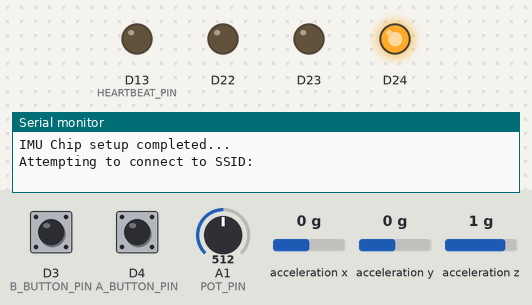
Recording of a sketch running on a simulated Arduino Nano RP2040 Connect. Shown: output pins drawn as LEDs (lit = HIGH), the last lines printed to the serial monitor. Dashed ring = blinking. The inputs (shaded band) are chosen by the test bench; at power-on: D3 (B_BUTTON_PIN) LOW, D4 (A_BUTTON_PIN) LOW, A1 (POT_PIN) = 512, acceleration x 0 g, acceleration y 0 g, acceleration z 1 g. WiFi joins after 1.5 s; servers stay silent unless stated; not simulated (calls return 0 or success): secrets.h.

Above: at 0.1 s.
At 4.7 s:
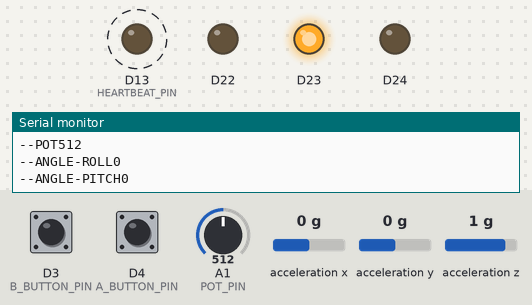
4.8 s: D3 (B_BUTTON_PIN) pulled HIGH for 0.15 s
7.8 s: D4 (A_BUTTON_PIN) pulled HIGH for 0.15 s
Timing chart, 0 to 16.8 s (numbered marks = the images above; inputs shaded):
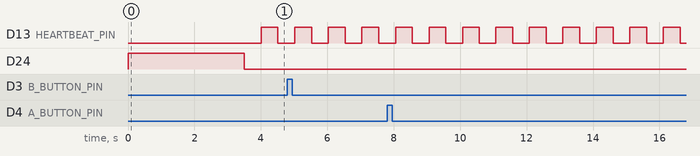

Measured:
- by itself, D13 (HEARTBEAT_PIN): alternates HIGH for 0.50 s and LOW for 0.50 s

The sketch:

UDPClientSend.ino
```cpp
#include <SPI.h>
#include <WiFiNINA.h>
#include <WiFiUdp.h>
#include <Arduino_LSM6DSOX.h>
#include "secrets.h"

#define A_BUTTON_PIN 4
#define B_BUTTON_PIN 3
#define POT_PIN A1
#define HEARTBEAT_PIN   LED_BUILTIN

#define POT_ENABLED true
#define BUTTONS_ENABLED true
#define WIFI_ENABLED true
#define IMU_ENABLED true

const long unsigned heartBeatOnTime  = 500 ;// time(milliseconds) of heart beat time
long unsigned lastHeartBeatTime;   // time in milliseconds of last heart beat status change
bool heartBeatStatus = HIGH;        // current status of heart beat, start high

int status = WL_IDLE_STATUS;
const char ssid[] = SECRET_SSID;
const char pass[] = SECRET_PASS;
const IPAddress serverAddress(192, 168, 1, 200);

const unsigned int localPort = 2390;
char  clientMsg[25] = "";
WiFiUDP Udp;

int buttonAState = 0;
int buttonBState = 0;
int potValue = 0;
int lastPotValue = 0;
const int sensitivityPOT = 35;

int convertRoll, convertPitch;
float lastAy = 0;
float lastAz = 0;
const float sensitivityAcc = .15;

float Ax, Ay, Az;
bool angleChanged = false;

void setup() {

  Serial.begin(9600);

  GPIOSetUp();
  printRed();

  if (IMU_ENABLED) {
    IMUSetup();
  }

  if (WIFI_ENABLED) {
    wifiSetUp();
    printBlue();
    wifiConnect();
  }

  Udp.begin( localPort);

  printGreen();
  Serial.println("\Set up completed...");
}

void loop () {

  heart_beat();

  if (POT_ENABLED) {
    processPOT();
  }

  if (BUTTONS_ENABLED) {
    processButtons();
  }

  if (IMU_ENABLED) {
    processIMU();
  }
}

void processIMU() {
  if (IMU.accelerationAvailable()) {
    delay(30); // addd or overloads chip which would freeze aplication
    IMU.readAcceleration(Ax, Ay, Az);
    angleChanged = false;

    if (Ay > (lastAy + sensitivityAcc) || Ay < (lastAy - sensitivityAcc)) {
      angleChanged = true;
    }
    else if (Az > (lastAz + sensitivityAcc) || Az < (lastAz - sensitivityAcc)) {
      angleChanged = true;
    }

    if (angleChanged) {
      lastAy = Ay;
      lastAz = Az;

      convertRoll = calculateRoll(Ay, Az);
      sprintf(clientMsg, "--ANGLE-ROLL%d", convertRoll );
      sendMsg(clientMsg) ;

      convertPitch = calculatePitch(Ax, Ay, Az);
      sprintf(clientMsg, "--ANGLE-PITCH%d", convertPitch );
      sendMsg(clientMsg) ;
    }
  }
}

void processPOT() {
  potValue = analogRead(POT_PIN);

  if (potValue > (lastPotValue + sensitivityPOT) || potValue <  (lastPotValue - sensitivityPOT)) {
    sprintf(clientMsg, "--POT%d", potValue);
    sendMsg(clientMsg) ;
    lastPotValue = potValue;
  }
}

void processButtons() {

  int lastbuttonAState = buttonAState;
  int lastbuttonBState = buttonBState;

  buttonAState = digitalRead(A_BUTTON_PIN);
  buttonBState = digitalRead(B_BUTTON_PIN);

  if (buttonAState != lastbuttonAState)
  {
    if (buttonAState == HIGH) {
      strcpy(clientMsg, "--BUTTONA_ON");
    }
    else {
      strcpy(clientMsg, "--BUTTONA_OFF");
    }
    sendMsg(clientMsg) ;
  }

  if (buttonBState != lastbuttonBState)
  {
    if (buttonBState == HIGH) {
      strcpy(clientMsg, "--BUTTONB_ON");
    }
    else {
      strcpy(clientMsg, "--BUTTONB_OFF");
    }
    sendMsg(clientMsg) ;
  }
}

int calculateRoll(float y, float z) {
  return (atan2(y, z) * 180 / PI) * 10;
}

int calculatePitch(float x, float y, float z) {
  return (atan2(-x, sqrt(y * y + z * z)) * 180 / PI) * 10;
}


void printWifiStatus() {
  Serial.print("SSID: ");
  Serial.println(WiFi.SSID());

  Serial.print("IP Address: ");
  Serial.println( WiFi.localIP());

  // print the received signal strength:
  Serial.print("signal strength (RSSI):");
  Serial.print(WiFi.RSSI());
  Serial.println(" dBm");
}

void wifiConnect() {

  // attempt to connect to WiFi network:
  while (status != WL_CONNECTED) {
    Serial.print("Attempting to connect to SSID: ");
    Serial.println(ssid);
    status = WiFi.begin(ssid, pass);

    // wait 2 seconds for connection:
    delay(2000);
  }
  Serial.println("Connected to WiFi");
  printWifiStatus();
}

void IMUSetup() {
  if (!IMU.begin()) {
    Serial.println("\IMU Chip not initializing...");
    while (1);
  }
  Serial.println("\IMU Chip setup completed...");
}

void GPIOSetUp() {
  pinMode(LEDR, OUTPUT);
  pinMode(LEDG, OUTPUT);
  pinMode(LEDB, OUTPUT);
  pinMode(HEARTBEAT_PIN, OUTPUT);

  pinMode(A_BUTTON_PIN, INPUT);
  pinMode(B_BUTTON_PIN, INPUT);
  pinMode(POT_PIN, INPUT);
}

void wifiSetUp() {
  // check for the WiFi module:
  if (WiFi.status() == WL_NO_MODULE) {
    Serial.println("Communication with WiFi module failed!");
    // don't continue
    while (true);
  }

  String fv = WiFi.firmwareVersion();
  if (fv < WIFI_FIRMWARE_LATEST_VERSION) {
    Serial.println("Please upgrade the firmware");
  }
}

void sendMsg(char clientMsg[]) {
  Serial.println(clientMsg);
  Udp.beginPacket(serverAddress, localPort);
  Udp.write(clientMsg);
  Udp.endPacket();
  Udp.flush();
  delay(20); // minor delaty to not overload chip/udp/receiver
}

void printGreen() {
  digitalWrite(LEDG, HIGH);
  digitalWrite(LEDB, LOW);
  digitalWrite(LEDR, LOW);
}

void printBlue() {
  digitalWrite(LEDG, LOW);
  digitalWrite(LEDB, HIGH);
  digitalWrite(LEDR, LOW);
}

void printRed() {
  digitalWrite(LEDG, LOW);
  digitalWrite(LEDB, LOW);
  digitalWrite(LEDR, HIGH);
}

void heart_beat() {
  if (millis() - lastHeartBeatTime >= heartBeatOnTime) {
    // time to swap status of the heart beat LED and update it
    lastHeartBeatTime = millis();
    heartBeatStatus = !heartBeatStatus;           // invert current heart beat status value
    digitalWrite(HEARTBEAT_PIN, heartBeatStatus);  // update LED with new status
  }
}
```
